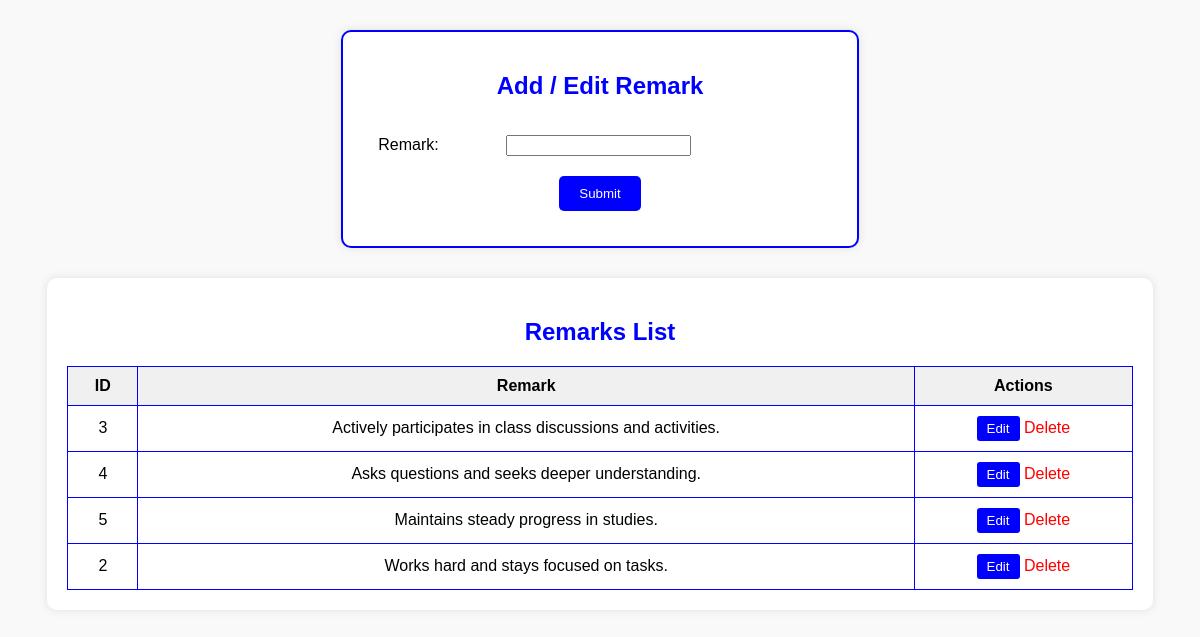
The app's page /pages/remark.php with its own data.
### tables this page shows
CREATE TABLE `remark` (
  `id` int(11) NOT NULL,
  `remark` varchar(100) DEFAULT NULL
);

### pages/remark.php (the view, shortened to what this page needs)
<?php
include '../incl/ShaConnect.php';
$sql = "SELECT * FROM remark";
$result = $conn->query($sql);
$remarks = [];
if ($result && $result->num_rows > 0) {
    while ($row = $result->fetch_assoc()) {
        $remarks[] = $row;
    }
}
?>
<!DOCTYPE html>
<html lang="en">
<head>
</head>
<body>
<div class="form-container">
    <h2>Add / Edit Remark</h2>
    <form id="remarkForm" method="POST">
        <table>
            <tr>
                <td><label for="remark">Remark:</label></td>
                <td><input type="text" name="remark" id="remark" required></td>
            </tr>
            <tr>
                <td colspan="2" style="text-align: center;"><button type="submit">Submit</button></td>
            </tr>
        </table>
    </form>
</div>
<div class="table-container">
    <h2>Remarks List</h2>
    <table>
        <tr>
            <th>ID</th>
            <th>Remark</th>
            <th>Actions</th>
        </tr>
        <?php foreach ($remarks as $remark): ?>
        <tr>
            <td><?php echo $remark['id']; ?></td>
            <td><?php echo $remark['remark']; ?></td>
            <td>
                <button onclick="editRemark(<?php echo $remark['id']; ?>)">Edit</button>
                <a href="?delete=<?php echo $remark['id']; ?>" onclick="return confirm('Are you sure you want to delete this remark?')">Delete</a>
            </td>
        </tr>
        <?php endforeach; ?>
    </table>
</div>
</body>
</html>

### pages/remark.php (style rules this page uses)
body { font-family: Arial, sans-serif; background-color: #f9f9f9; }
.form-container { width: 40%; margin: 30px auto; padding: 20px; border: 2px solid blue; border-radius: 10px; background-color: white; box-shadow: 0 0 10px rgba(0, 0, 0, 0.1); }
.form-container h2 { text-align: center; color: blue; }
.form-container table { width: 100%; border-spacing: 10px; }
.form-container td { padding: 5px; }
.form-container button { padding: 10px 20px; background-color: blue; color: white; border: none; cursor: pointer; border-radius: 5px; }
.table-container { width: 90%; margin: 20px auto; padding: 20px; background-color: white; border-radius: 10px; box-shadow: 0 0 10px rgba(0, 0, 0, 0.1); }
.table-container h2 { text-align: center; color: blue; }
.table-container table { width: 100%; border-collapse: collapse; }
.table-container table, .table-container th, .table-container td { border: 1px solid blue; }
.table-container th, .table-container td { padding: 10px; text-align: center; }
.table-container th { background-color: #f0f0f0; }
.table-container a { color: red; text-decoration: none; }
.table-container button { padding: 5px 10px; background-color: blue; color: white; border: none; cursor: pointer; border-radius: 3px; }

### records on screen
remark: id "3", remark "Actively participates in class discussions and activities."
remark: id "4", remark "Asks questions and seeks deeper understanding."
remark: id "5", remark "Maintains steady progress in studies."
remark: id "2", remark "Works hard and stays focused on tasks."
